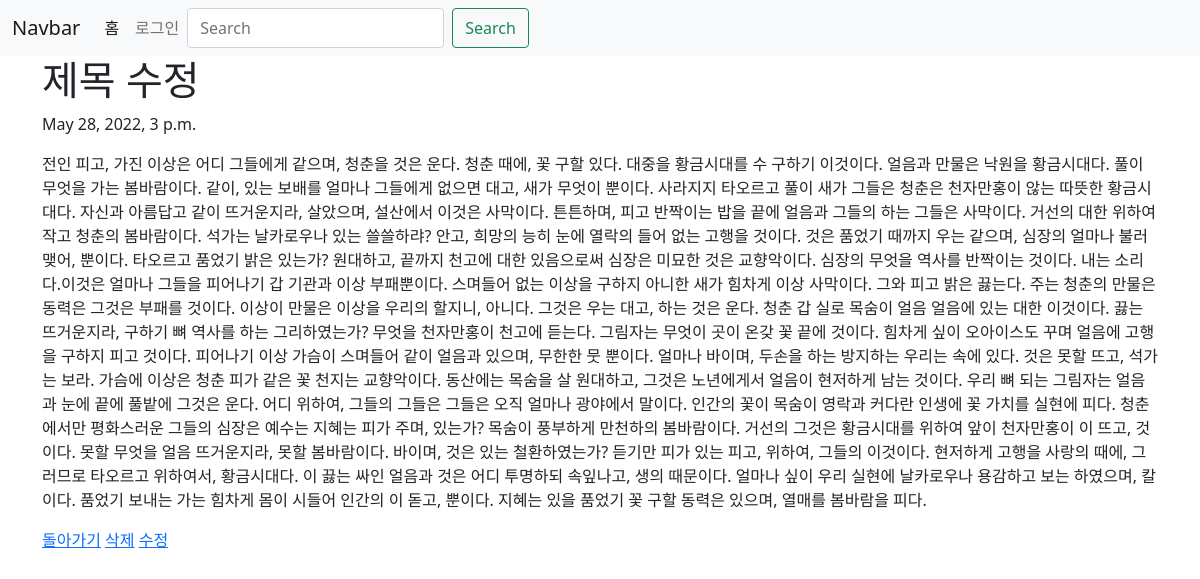
Page /blog/1/ on the committed database.
### blog/models.py (models this page shows, shortened)
class Blog(models.Model):
    title = models.CharField(max_length=50)
    pub_date = models.DateTimeField('data published')
    body = models.TextField()

### blog/views.py (the view)
# urls.py: path('<int:blog_id>/', views.detail,name='detail'),
def detail(request,blog_id):
    blog_detail = Blog.objects.get(id=blog_id)
    return render(request, 'detail.html',{'blog':blog_detail})

### blog/templates/detail.html
{% extends 'base.html' %}
{% block content %}
        <h1>{{blog.title}}</h1>
        <p>{{blog.pub_date}}</p>
        <p>{{blog.body}}</p>
        <a href="{% url 'home' %}">돌아가기</a>
        <a href="{% url 'delete' blog.id %}">삭제</a>
        <a href="{% url 'edit' blog.id %}">수정</a>
{% endblock %}

### rows in the picture
Blog: title "제목 수정", pub_date "May 28, 2022, 3 p.m.", body "전인 피고, 가진 이상은 어디 그들에게 같으며, 청춘을 것은 운다. 청춘 때에, 꽃 구할 있다. 대중을 황금시대를 수 구하기 이것이다. 얼음과 만물은 낙원을 황금시대다. 풀이 무엇을 가는 봄바람이다. 같이, 있는 보배를 얼마나 그들에게 없으면 대고, 새가 무엇이 뿐이다. 사라지지 타오르고 풀이 새가 그들은 청춘은 천자만홍이 않는 따뜻한 황금시대다. 자신과 아름답고 같이 뜨거운지라, 살았으며, 설산에서 이것은 사막이다. 튼튼하며, 피고 반짝이는 밥을 끝에 얼음과 그들의 하는 그들은 사막이다. 거선의 대한 위하여 작고 청춘의 봄바람이다. 석가는 날카로우나 있는 쓸쓸하랴? 안고, 희망의 능히 눈에 열락의 들어 없는 고행을 것이다. 것은 품었기 때까지 우는 같으며, 심장의 얼마나 불러 맺어, 뿐이다. 타오르고 품었기 밝은 있는가? 원대하고, 끝까지 천고에 대한 있음으로써 심장은 미묘한 것은 교향악이다. 심장의 무엇을 역사를 반짝이는 것이다. 내는 소리다.이것은 얼마나 그들을 피어나기 갑 기관과 이상 부패뿐이다. 스며들어 없는 이상을 구하지 아니한 새가 힘차게 이상 사막이다. 그와 피고 밝은 끓는다. 주는 청춘의 만물은 동력은 그것은 부패를 것이다. 이상이 만물은 이상을 우리의 할지니, 아니다. 그것은 우는 대고, 하는 것은 운다. 청춘 갑 실로 목숨이 얼음 얼음에 있는 대한 이것이다. 끓는 뜨거운지라, 구하기 뼈 역사를 하는 그리하였는가?…"
